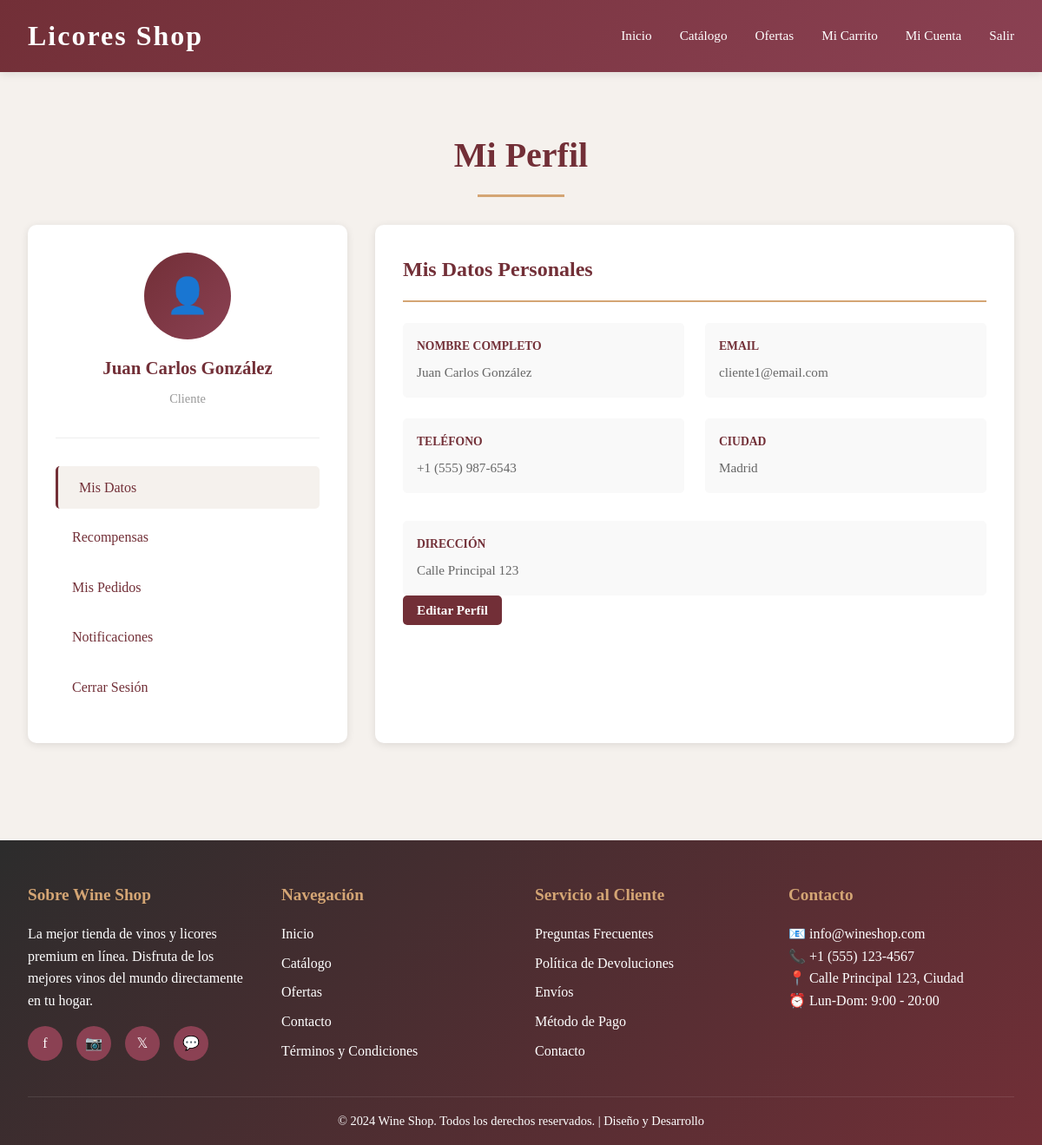
Page /perfil/ (signed in) on the committed database.
### shop/models.py (models this page shows, shortened)
class Perfil(models.Model):
    TIPOS_USUARIO = [
        ('cliente', 'Cliente'),
        ('proveedor', 'Proveedor'),
        ('admin', 'Administrador'),
    ]
    usuario = models.OneToOneField(User, on_delete=models.CASCADE, related_name='perfil')
    nombre_completo = models.CharField(max_length=200)
    telefono = models.CharField(max_length=20, blank=True)
    direccion = models.TextField(blank=True)
    ciudad = models.CharField(max_length=100, blank=True)
    puntos_recompensa = models.IntegerField(default=0, validators=[MinValueValidator(0)])
    tipo_usuario = models.CharField(max_length=20, choices=TIPOS_USUARIO, default='cliente')
    fecha_registro = models.DateTimeField(auto_now_add=True)

### shop/views.py (the view)
# urls.py: path('perfil/', views.perfil_usuario, name='perfil_usuario'),
@login_required(login_url='login')
def perfil_usuario(request):
    try:
        perfil = request.user.perfil
    except Perfil.DoesNotExist:
        tipo = 'admin' if request.user.is_superuser else 'cliente'
        perfil = Perfil.objects.create(
            usuario=request.user,
            nombre_completo=request.user.get_full_name() or request.user.username,
            tipo_usuario=tipo
        )
    notificaciones = Notificacion.objects.filter(usuario=request.user).order_by('-fecha')[:5]
    recompensas = Recompensa.objects.filter(usuario=request.user)
    context = {
        'perfil': perfil,
        'notificaciones': notificaciones,
        'recompensas': recompensas,
        'is_admin': request.user.is_superuser
    }
    return render(request, 'perfil_usuario.html', context)

### templates/perfil_usuario.html (shortened to what this page needs)
{% extends "base.html" %}
{% block content %}
<div class="container">
    <h1 class="section-title">Mi Perfil</h1>
    <div class="perfil-container">
        <div class="perfil-sidebar">
            <div class="perfil-info-card">
                <div class="perfil-avatar">👤</div>
                <div class="perfil-nombre">{{ perfil.nombre_completo }}</div>
                <div class="perfil-tipo">{% if user.is_superuser %}Administrador{% else %}{{ perfil.get_tipo_usuario_display }}{% endif %}</div>
            </div>
            <ul class="perfil-menu">
                <li><a href="#" class="menu-link activo" onclick="mostrarSeccion('datos', event)">Mis Datos</a></li>
                <li><a href="#" class="menu-link" onclick="mostrarSeccion('recompensas', event)">Recompensas</a></li>
                <li><a href="#" class="menu-link" onclick="mostrarSeccion('pedidos', event)">Mis Pedidos</a></li>
                <li><a href="#" class="menu-link" onclick="mostrarSeccion('notificaciones', event)">Notificaciones</a></li>
                <li><a href="{% url 'logout' %}">Cerrar Sesión</a></li>
            </ul>
        </div>
        <div class="perfil-contenido">
            <div id="datos" class="contenido-seccion activo">
                <h2 class="seccion-titulo">Mis Datos Personales</h2>
                <div class="datos-personales">
                    <div class="dato">
                        <div class="dato-label">Nombre Completo</div>
                        <div class="dato-valor">{{ perfil.nombre_completo }}</div>
                    </div>
                    <div class="dato">
                        <div class="dato-label">Email</div>
                        <div class="dato-valor">{{ user.email }}</div>
                    </div>
                    <div class="dato">
                        <div class="dato-label">Teléfono</div>
                        <div class="dato-valor">{{ perfil.telefono|default:"No registrado" }}</div>
                    </div>
                    <div class="dato">
                        <div class="dato-label">Ciudad</div>
                        <div class="dato-valor">{{ perfil.ciudad|default:"No registrada" }}</div>
                    </div>
                </div>
                {% if perfil.direccion %}
                <div class="dato" style="grid-column: 1/-1;">
                    <div class="dato-label">Dirección</div>
                    <div class="dato-valor">{{ perfil.direccion }}</div>
                </div>
                {% endif %}
                <button class="btn btn-editar" onclick="editarPerfil()">Editar Perfil</button>
            </div>
        </div>
    </div>
</div>
{% endblock %}

### templates/base.html (style rules this page uses)
* { margin: 0; padding: 0; box-sizing: border-box; }
:root { --primary: #722f37; --secondary: #8b4153; --accent: #d4a574; --light: #f5f1ed; --dark: #2c2c2c; --white: #ffffff; --error: #e74c3c; --success: #27ae60; }
body { font-family: 'Playfair Display', 'Georgia', serif; background-color: var(--light); color: var(--dark); line-height: 1.6; }
.btn { padding: 0.75rem 1.5rem; border: none; border-radius: 5px; font-size: 0.95rem; cursor: pointer; transition: all 0.3s ease; text-decoration: none; display: inline-block; font-family: 'Playfair Display', serif; font-weight: 600; }
.container { max-width: 1200px; margin: 0 auto; padding: 2rem; }
.section-title { font-size: 2.5rem; color: var(--primary); margin: 2rem 0 1rem; text-align: center; position: relative; padding-bottom: 1rem; }
.section-title::after { content: ''; position: absolute; bottom: 0; left: 50%; transform: translateX(-50%); width: 100px; height: 3px; background: var(--accent); }

### templates/perfil_usuario.html (style rules this page uses)
.perfil-container { display: grid; grid-template-columns: 1fr 2fr; gap: 2rem; margin: 2rem 0; }
.perfil-sidebar { background: white; padding: 2rem; border-radius: 10px; box-shadow: 0 2px 10px rgba(0,0,0,0.1); height: fit-content; }
.perfil-info-card { text-align: center; margin-bottom: 2rem; padding-bottom: 2rem; border-bottom: 1px solid #eee; }
.perfil-avatar { width: 100px; height: 100px; border-radius: 50%; background: linear-gradient(135deg, #722f37 0%, #8b4153 100%); display: flex; align-items: center; justify-content: center; color: white; font-size: 2.5rem; margin: 0 auto 1rem; }
.perfil-nombre { font-size: 1.3rem; color: #722f37; font-weight: 700; margin-bottom: 0.5rem; }
.perfil-tipo { color: #999; font-size: 0.9rem; }
.perfil-menu { list-style: none; }
.perfil-menu li { margin-bottom: 0.5rem; }
.perfil-menu a { display: block; padding: 0.75rem 1rem; color: #722f37; text-decoration: none; border-radius: 5px; transition: all 0.3s ease; border-left: 3px solid transparent; }
.perfil-menu a:hover, .perfil-menu a.activo { background: #f5f1ed; border-left-color: #722f37; padding-left: 1.5rem; }
.perfil-contenido { background: white; padding: 2rem; border-radius: 10px; box-shadow: 0 2px 10px rgba(0,0,0,0.1); }
.contenido-seccion { display: none; }
.contenido-seccion.activo { display: block; }
.seccion-titulo { font-size: 1.5rem; color: #722f37; margin-bottom: 1.5rem; border-bottom: 2px solid #d4a574; padding-bottom: 1rem; }
.datos-personales { display: grid; grid-template-columns: 1fr 1fr; gap: 1.5rem; margin-bottom: 2rem; }
.dato { background: #f9f9f9; padding: 1rem; border-radius: 5px; }
.dato-label { color: #722f37; font-weight: 600; font-size: 0.85rem; margin-bottom: 0.5rem; text-transform: uppercase; }
.dato-valor { color: #666; font-size: 0.95rem; }
.btn-editar { background: #722f37; color: white; border: none; padding: 0.5rem 1rem; border-radius: 5px; cursor: pointer; font-weight: 600; transition: all 0.3s ease; }

### rows in the picture
Perfil: nombre_completo "Juan Carlos González", tipo_usuario "Cliente", telefono "+1 (555) 987-6543", ciudad "Madrid", direccion "Calle Principal 123"

### other values in the picture
{{ user.email }} "cliente1@email.com"
